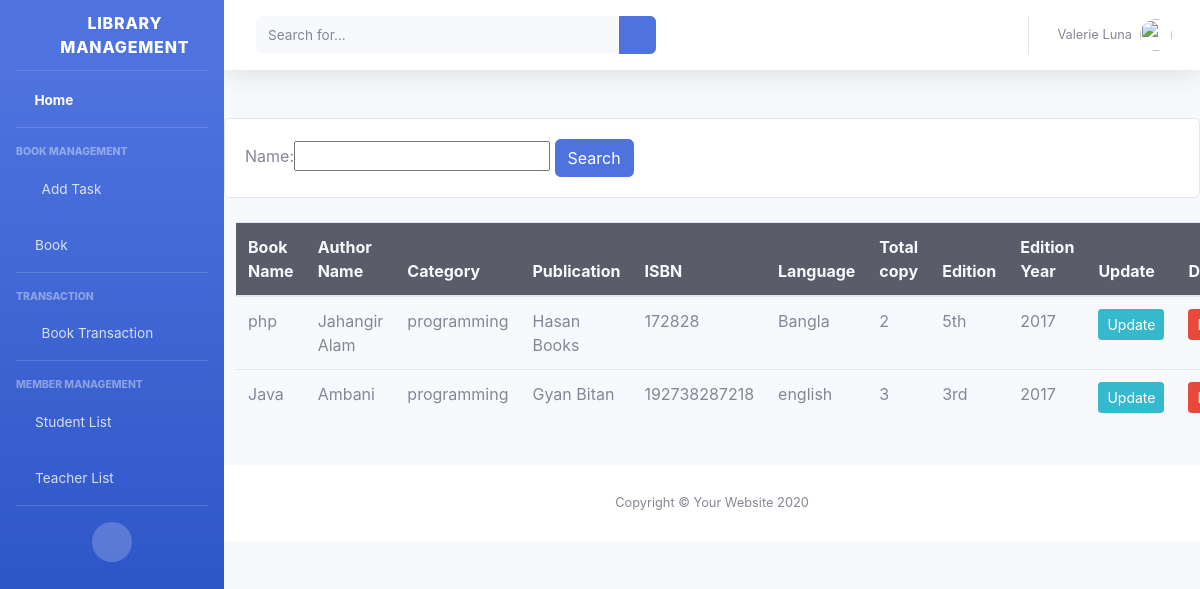
/book/, run on the app's committed database.
### library/models.py (models this page shows, shortened)
class Book(models.Model):
    name= models.CharField(max_length= 100,null=True)
    category=models.ForeignKey('Category',null=True,on_delete=models.SET_NULL)
    author=models.ForeignKey('Author',null=True,on_delete=models.SET_NULL)
    publish=models.ForeignKey('Publication',null=True,on_delete=models.SET_NULL)
    lng=models.CharField(max_length= 100,null=True)
    isbn=models.CharField( null=True,max_length=100)
    edition=models.CharField(max_length= 100,null=True,blank=True)
    edition_year=models.IntegerField( null=True,blank=True)
    copies= models.IntegerField(blank=True, null=True)
    class Meta:
         db_table = 'library_book'

class Author(models.Model):
    name=models.CharField(max_length= 100,null=True)
    phone=models.CharField(max_length= 100,null=True,blank=True)
    email=models.CharField(max_length= 100,null=True,blank=True)
    def __str__(self):
        return self.name
    class Meta:
         db_table = 'library_author'

class Category(models.Model):
    name=models.CharField(max_length= 100,null=True)
    desc =models.TextField(null=True,blank=True)
    def __str__(self):
        return self.name
    class Meta:
       db_table = 'library_category'

class Publication(models.Model):
    name=models.CharField(max_length= 100,null=True)
    address=models.CharField(max_length= 100,null=True,blank=True)
    def __str__(self):
        return self.name
    class Meta:
         db_table = 'library_publication'

### library/views.py (the view)
# urls.py: path('book/',views.book,name='book'),
def book(request):
    books= Book.objects.all()
    myFilter = bookFilter(request.GET,queryset=books)
    books = myFilter.qs
    page= request.GET.get('page',1)
    paginator = Paginator(books, 2)
    try:
        books = paginator.page(page)
    except PageNotAnInteger:
        books = paginator.page()
    except EmptyPage:
       books = paginator.page(paginator.num_pages)
    context ={
        'books':books,
        'myFilter':myFilter,
    }
    return render(request,'library/book.html',context)

### templates/library/book.html (shortened to what this page needs)
{%extends 'library/main.html'%}
{%block content%}
<br />
<div class="row">
  <div class="col">
    <div class="card card-body">
      <form method="GET">
        {{myFilter.form}}
        <button class="btn btn-primary" type="submit">Search</button>
      </form>
    </div>
  </div>
</div>
<br />
<div class="container">
  <div class="row">
    <table class="table mb-3">
      <thead class="thead bg-dark text-light">
        <tr>
          <th scope="col">Book Name</th>
          <th scope="col">Author Name</th>
          <th scope="col">Category</th>
          <th scope="col">Publication</th>
          <th scope="col">ISBN</th>
          <th scope="col">Language</th>
          <th scope="col">Total copy</th>
          <th scope="col">Edition</th>
          <th scope="col">Edition Year</th>
          <th>Update</th>
          <th>Delete</th>
        </tr>
      </thead>
      {%for i in books%}
      <tr>
        <td>{{i.name}}</td>
        <td>{{i.author}}</td>
        <td>{{i.category}}</td>
        <td>{{i.publish}}</td>
        <td>{{i.isbn}}</td>
        <td>{{i.lng}}</td>
        <td>{{i.copies}}</td>
        <td>{{i.edition}}</td>
        <td>{{i.edition_year}}</td>
        <td>
          <a class="btn btn-sm btn-info" href="{% url 'updatebook' i.id %}">Update</a>
        </td>
        <td>
          <a class="btn btn-sm btn-danger" href="{% url 'deletebook' i.id %}">Delete</a>
        </td>
      </tr>
      {%endfor%}
    </table>
    <br />
  </div>
</div>
{%endblock%}

### templates/library/main.html (shortened to what this page needs)
{% load static %}
<!DOCTYPE html>
<html lang="en">
<head>
  <link href="{% static 'vendor/fontawesome-free/css/all.min.css' %}" rel="stylesheet" type="text/css">
  <link href="{% static 'css/sb-admin-2.min.css' %}" rel="stylesheet">
</head>
<body id="page-top">
  <div id="wrapper">
<ul class="navbar-nav bg-gradient-primary sidebar sidebar-dark accordion" id="accordionSidebar">
  <a class="sidebar-brand d-flex align-items-center justify-content-center" href="{% url 'dashboard' %}">
    <div class="sidebar-brand-icon rotate-n-15">
      <i class="fas fa-book"></i>
    </div>
    <div class="sidebar-brand-text mx-3">Library Management</div>
  </a>
  <hr class="sidebar-divider my-0">
  <li class="nav-item active">
    <a class="nav-link" href="#">
      <i class="fas fa-home"></i>
      <span>Home</span></a>
  </li>
  <hr class="sidebar-divider">
  <div class="sidebar-heading">
   Book Management
  </div>
  <li class="nav-item">
    <a class="nav-link collapsed" href="#" data-toggle="collapse" data-target="#collapseTwo" aria-expanded="true" aria-controls="collapseTwo">
      <i class="fas fa-fw fa-folder" aria-hidden="true"></i>
      <span>Add Task</span>
    </a>
  </li>
  <li class="nav-item">
    <a class="nav-link collapsed" href="#" data-toggle="collapse" data-target="#collapseUtilities" aria-expanded="true" aria-controls="collapseUtilities">
      <i class="fas fa-book"></i>
      <span>Book</span>
    </a>
  </li>
  <hr class="sidebar-divider">
  <div class="sidebar-heading">
    Transaction
  </div>
  <li class="nav-item">
    <a class="nav-link collapsed" href="#" data-toggle="collapse" data-target="#collapsePages" aria-expanded="true" aria-controls="collapsePages">
      <i class="fas fa-fw fa-folder"></i>
      <span>Book Transaction</span>
    </a>
  </li>
 <hr class="sidebar-divider">
 <div class="sidebar-heading">
    Member Management
 </div>
 <li class="nav-item">
  <a class="nav-link" href="#">
    <i class="fas fa-graduation-cap"></i>
    <span>Student List</span></a>
</li>
<li class="nav-item">
  <a class="nav-link" href="#">
    <i class="fas fa-chalkboard-teacher"></i>
    <span>Teacher List</span></a>
</li>
  <hr class="sidebar-divider d-none d-md-block">
  <div class="text-center d-none d-md-inline">
    <button class="rounded-circle border-0" id="sidebarToggle"></button>
  </div>
</ul>
    <div id="content-wrapper" class="d-flex flex-column">
      <div id="content">
        {%include 'library/navbar.html'%}
      {%block content%}
      {% endblock %}
      <footer class="sticky-footer bg-white">
        <div class="container my-auto">
          <div class="copyright text-center my-auto">
            <span>Copyright &copy; Your Website 2020</span>
          </div>
        </div>
      </footer>
    </div>
  </div>
</body>
</html>

### templates/library/navbar.html (shortened to what this page needs)
  <nav class="navbar navbar-expand navbar-light bg-white topbar mb-4 static-top shadow">
    <form class="d-none d-sm-inline-block form-inline mr-auto ml-md-3 my-2 my-md-0 mw-100 navbar-search">
      <div class="input-group">
        <input type="text" class="form-control bg-light border-0 small" placeholder="Search for..." aria-label="Search" aria-describedby="basic-addon2">
        <div class="input-group-append">
          <button class="btn btn-primary" type="button">
            <i class="fas fa-search fa-sm"></i>
          </button>
        </div>
      </div>
    </form>
    <ul class="navbar-nav ml-auto">
      <li class="nav-item dropdown no-arrow">
        <a class="nav-link dropdown-toggle" href="#" id="userDropdown" role="button" data-toggle="dropdown" aria-haspopup="true" aria-expanded="false">
          <span class="mr-2 d-none d-lg-inline text-gray-600 small">Valerie Luna</span>
          <img class="img-profile rounded-circle" src="https://source.unsplash.com/QAB-WJcbgJk/60x60">
        </a>
      </li>
    </ul>
  </nav>

### data on the page
Book: name "php", author "Jahangir Alam", category "programming", publish "Hasan Books", isbn "172828", lng "Bangla", copies "2", edition "5th", edition_year "2017"
Book: name "Java", author "Ambani", category "programming", publish "Gyan Bitan", isbn "192738287218", lng "english", copies "3", edition "3rd", edition_year "2017"
